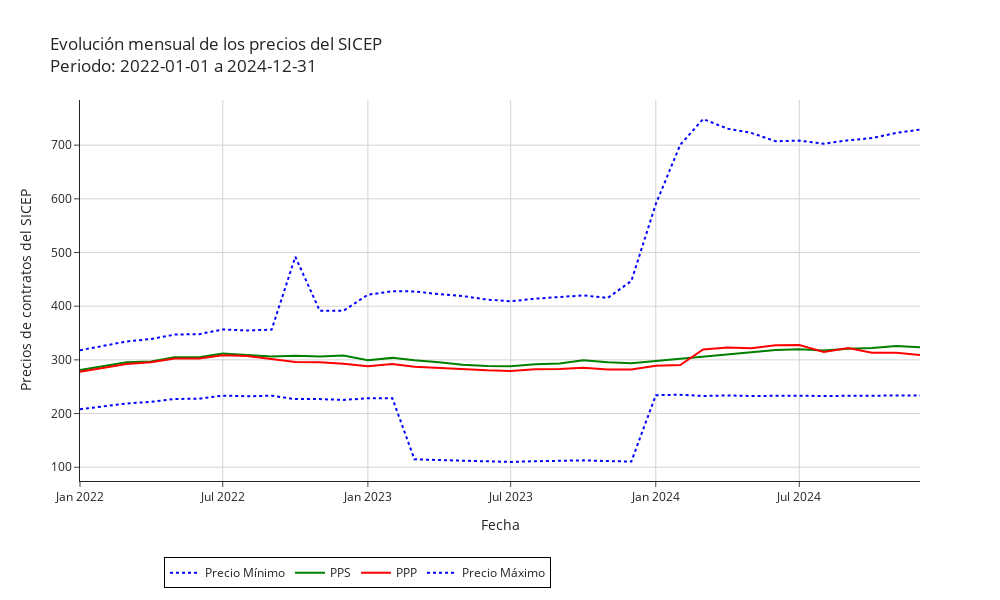

Notebook code for this chart:
### Markdown cell above
Se grafican los precios por sistema

### Code cell
graficar_precios(df=df_precios_sistema, titulo='Evolución mensual de los precios del SICEP<br>Periodo: {fecha_inicial} a {fecha_final}'.format(fecha_inicial=fecha_inicial_precios, fecha_final=fecha_final_precios), 
                 color=['blue', 'green', 'red', 'blue'],
                 nombre_variable=['Precio Mínimo', 'PPS', 'PPP', 'Precio Máximo'], 
                 nombre_eje_x='Fecha', 
                 nombre_eje_y=['PrecioMinimo', 'PPS', 'PPP', 'PrecioMaximo'], 
                 tipo_linea=['dot', 'solid', 'solid', 'dot'], 
                 titulo_y='Precios de contratos del SICEP'
                 )
